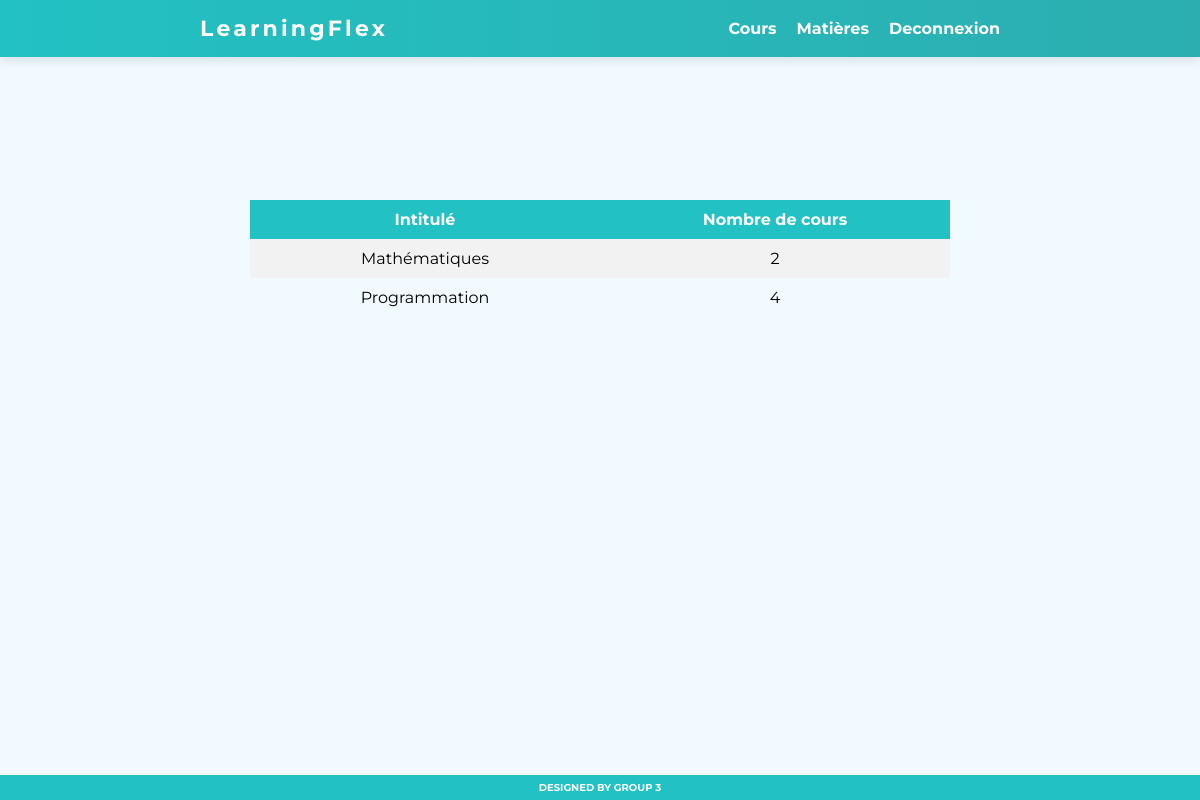
The app's page /listematieres/ (signed in) with its own data.
### appWeb/models.py (models this page shows, shortened)
class Matiere(models.Model):
    id = models.AutoField(primary_key=True)
    intitule = models.CharField(max_length=30)
    contient_cours = models.BooleanField(default=False)
    class Meta:
        db_table = "Matiere"
        ordering = ["intitule"]

### appWeb/views.py (the view)
# urls.py: path('listematieres/',views.liste_matieres, name='listematieres'),
@login_required(login_url='/')
def liste_matieres(request):
    allMatieres = Cours.objects.values('matiere__id','matiere__intitule').annotate(nbre_cours=Count('matiere__id'))
    contexte = {
        'allMatieres':allMatieres,
    }
    print(len(allMatieres))
    return render(request, "matieres.html",contexte)

### appWeb/templates/matieres.html (shortened to what this page needs)
{% extends "base.html" %}
{% load static %}
    {% block LienEntete %}
        <link rel="stylesheet" type="text/css" href="{% static 'css/matieres.css' %}">
    {% endblock LienEntete %}
    {% block body %}
        <table >
            <tr>
                <th>Intitulé</th>
                <th>Nombre de cours</th>
            </tr>
            {% for matiere in allMatieres %}
                <tr>
                    <td> <a href="{% url 'selectmatiere' cours=matiere.matiere__id %}">{{ matiere.matiere__intitule }}</a></td>
                    <td>{{ matiere.nbre_cours }}</td>
                </tr>
            {% endfor %}
        </table>
    {% endblock body %}

### appWeb/static/css/style.css (style rules this page uses)
:root { --primary-color:#22c1c3; --couleur-boutton: var(--primary-color); --couleur-border: var(--primary-color); --couleur-overlay: #2caeb0; }
* { margin: 0; padding: 0; box-sizing: border-box; font-family: "Montserrat", sans-serif; }
body { align-items: center; display: flex; justify-content: center; flex-direction: column; background: #f0faff; font-family: 'monserrat', sans-serif; min-height: 100%; }

### appWeb/static/css/matieres.css (style rules this page uses)
:root { --primary-color:#22c1c3; --couleur-boutton: var(--primary-color); --couleur-border: var(--primary-color); --couleur-overlay: #2caeb0; }
* { margin: 0; padding: 0; box-sizing: border-box; font-family: "Montserrat", sans-serif; }
body { display: flex; justify-content: center; align-items: center; }
table { margin-top: 200px; border-collapse: collapse; display: flex; align-self: center; }
th, td { width: 350PX; overflow: auto; padding: 10px; box-sizing: border-box; text-align: center; }
th { background: var(--primary-color); color: #fff; }
tr:nth-of-type(even) { background: #F2F2F2; }
a { text-decoration: none; color: #000; }

### records on screen
Matiere: matiere__intitule "Mathématiques", nbre_cours "2"
Matiere: matiere__intitule "Programmation", nbre_cours "4"
